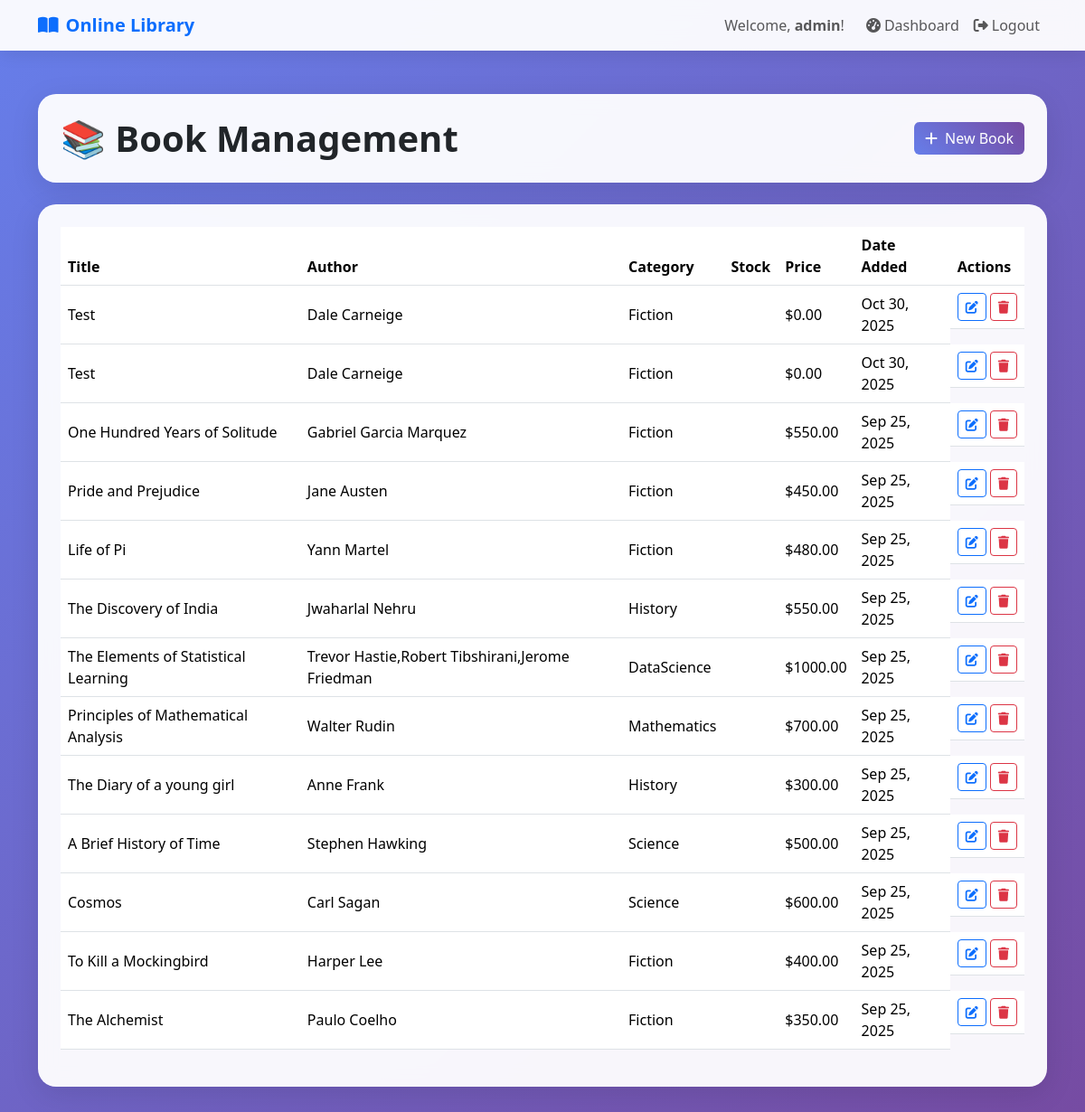
/dashboard/books/ (signed in), run on an earlier commit of the app's database.
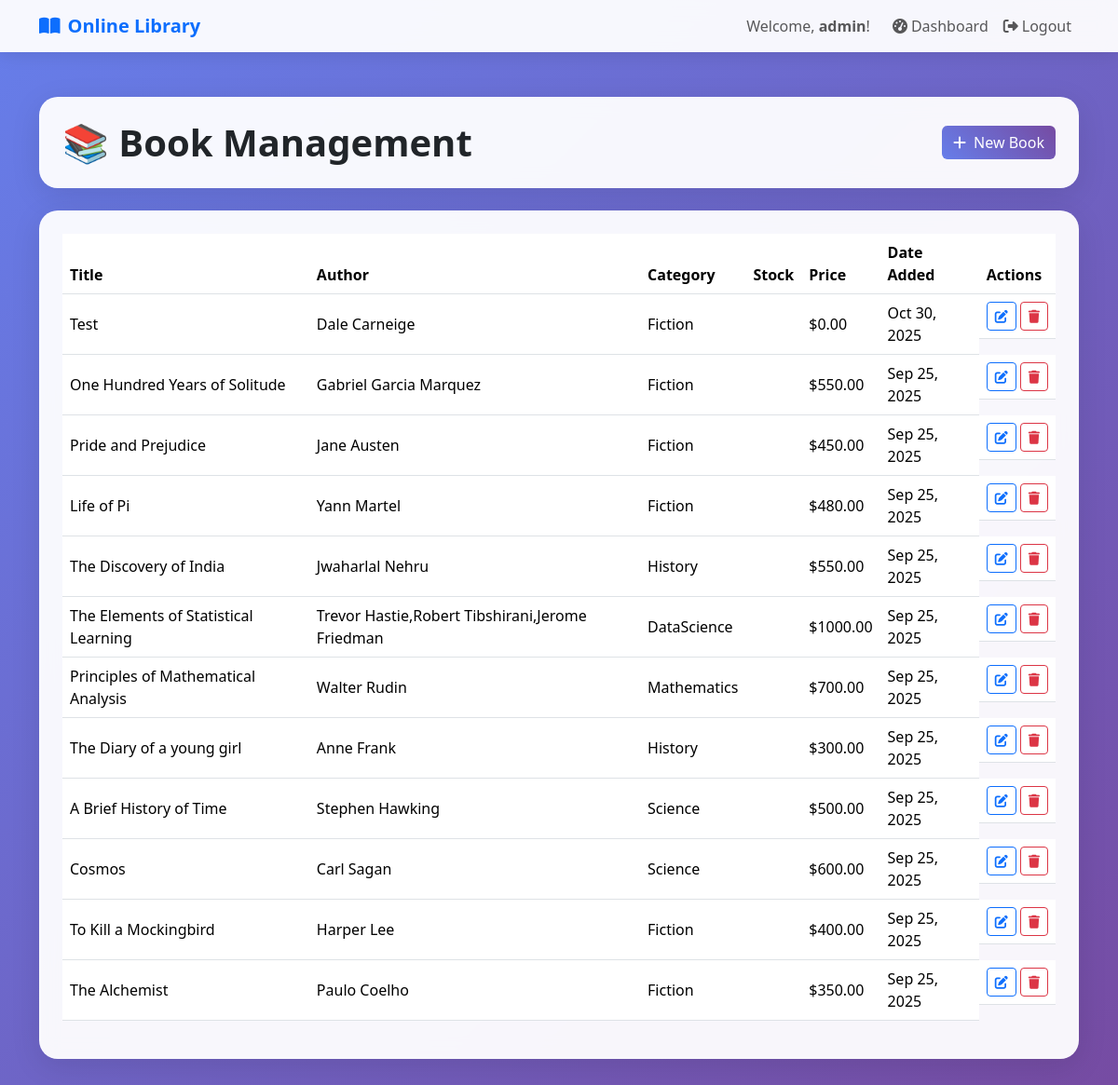
And on a later commit of the database.
### catalog/models.py (models this page shows, shortened)
class Book(models.Model):
    CATEGORY_CHOICES = [
        ('Science', 'Science'),
        ('Fiction', 'Fiction'),
        ('Mathematics', 'Mathematics'),
        ('History', 'History'),
        ('DataScience','DataScience'),
    ]
    LANGUAGE_CHOICES = [
        ('English', 'English'),
        ('Spanish', 'Spanish'),
        ('French', 'French'),
        ('German', 'German'),
        ('Other', 'Other'),
    ]
    title = models.CharField(max_length=255)
    author = models.CharField(max_length=255)
    isbn = models.CharField(max_length=50, blank=True)
    category = models.CharField(max_length=50, choices=CATEGORY_CHOICES)
    description = models.TextField(blank=True, null=True)
    publication_date = models.DateField(null=True, blank=True)
    pages = models.IntegerField(null=True, blank=True)
    language = models.CharField(max_length=50, choices=LANGUAGE_CHOICES, default='English')
    price = models.DecimalField(max_digits=8, decimal_places=2, default=0)
    total_copies = models.IntegerField(default=1)
    available_copies = models.IntegerField(default=1)
    image = models.ImageField(upload_to='book_covers/', null=True, blank=True)
    created_at = models.DateTimeField(auto_now_add=True)
    updated_at = models.DateTimeField(auto_now=True)

### catalog/views.py (the view)
# urls.py: path("dashboard/books/", views.book_management, name="book_management"),
@login_required
def book_management(request):
    if not request.user.is_superuser and not (hasattr(request.user, 'role') and request.user.role == 'admin'):
        messages.error(request, "You don't have permission to access this page.")
        return redirect('dashboard')
    books = Book.objects.all().order_by('-created_at')
    return render(request, 'catalog/book_management.html', {'books': books})

### templates/catalog/book_management.html (shortened to what this page needs)
{% extends "catalog/base.html" %}
{% block content %}
<div class="container py-5">
    <div class="row mb-4">
        <div class="col-12">
            <div class="glass-card p-4 d-flex justify-content-between align-items-center">
                <h1 class="display-6 fw-bold mb-0">📚 Book Management</h1>
                <a href="{% url 'add_book' %}" class="btn btn-gradient">
                    <i class="fas fa-plus me-2"></i>New Book
                </a>
            </div>
        </div>
    </div>
    <div class="row">
        <div class="col-12">
            {% if books %}
            <div class="glass-card p-4 table-responsive">
                <table class="table table-hover align-middle">
                    <thead>
                        <tr>
                            <th>Title</th>
                            <th>Author</th>
                            <th>Category</th>
                            <th>Stock</th>
                            <th>Price</th>
                            <th>Date Added</th>
                            <th>Actions</th>
                        </tr>
                    </thead>
                    <tbody>
                        {% for book in books %}
                        <tr>
                            <td>{{ book.title }}</td>
                            <td>{{ book.author }}</td>
                            <td>{{ book.category }}</td>
                            <td>{{ book.stock }}</td>
                            <td>${{ book.price }}</td>
                            <td>{{ book.created_at|date:"M d, Y" }}</td>
                            <td class="d-flex gap-1">
                                <a href="{% url 'edit_book' book.id %}" class="btn btn-sm btn-outline-primary">
                                    <i class="fas fa-edit"></i>
                                </a>
                                <form action="{% url 'delete_book' book.id %}" method="post">
                                    <button class="btn btn-sm btn-outline-danger">
                                        <i class="fas fa-trash"></i>
                                    </button>
                                </form>
                            </td>
                        </tr>
                        {% endfor %}
                    </tbody>
                </table>
            </div>
            {% endif %}
        </div>
    </div>
</div>
{% endblock %}

What changed in the data, as far as the page shows it:
removed Book: title "Test", author "Dale Carneige", category "Fiction", price "0.00", created_at "Oct 30, 2025"
